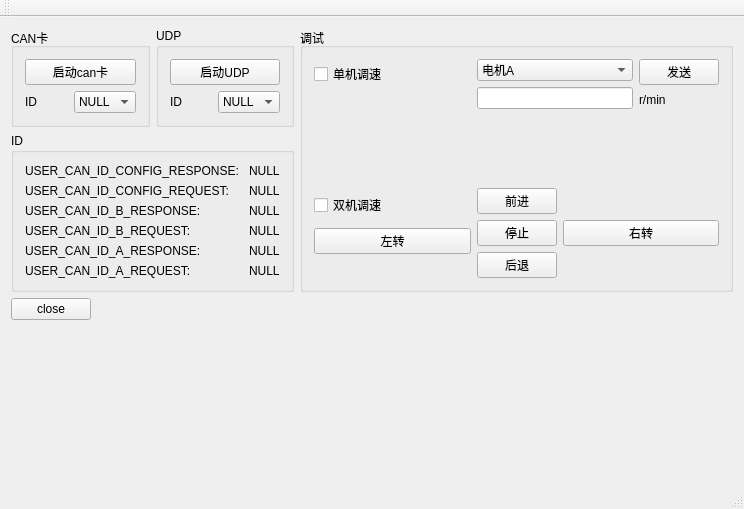
<?xml version="1.0" encoding="UTF-8"?>
<ui version="4.0">
 <class>TheMainForm</class>
 <widget class="QMainWindow" name="TheMainForm">
  <property name="geometry">
   <rect>
    <x>0</x>
    <y>0</y>
    <width>744</width>
    <height>509</height>
   </rect>
  </property>
  <property name="windowTitle">
   <string>TheMainForm</string>
  </property>
  <widget class="QWidget" name="centralWidget">
   <layout class="QVBoxLayout" name="verticalLayout_35">
    <item>
     <layout class="QVBoxLayout" name="verticalLayout_34">
      <item>
       <layout class="QVBoxLayout" name="verticalLayout_33">
        <item>
         <layout class="QHBoxLayout" name="horizontalLayout_16">
          <item>
           <layout class="QVBoxLayout" name="verticalLayout_5">
            <item>
             <layout class="QHBoxLayout" name="horizontalLayout_3">
              <item>
               <widget class="QGroupBox" name="groupBox">
                <property name="title">
                 <string>CAN卡</string>
                </property>
                <layout class="QVBoxLayout" name="verticalLayout_4">
                 <item>
                  <layout class="QVBoxLayout" name="verticalLayout_2">
                   <item>
                    <widget class="QPushButton" name="pushButton_Start_can">
                     <property name="text">
                      <string>启动can卡</string>
                     </property>
                    </widget>
                   </item>
                   <item>
                    <layout class="QHBoxLayout" name="horizontalLayout_2">
                     <item>
                      <widget class="QLabel" name="label_2">
                       <property name="text">
                        <string>ID</string>
                       </property>
                      </widget>
                     </item>
                     <item>
                      <widget class="QComboBox" name="comboBox_can_id">
                       <property name="currentIndex">
                        <number>3</number>
                       </property>
                       <item>
                        <property name="text">
                         <string>ID_A</string>
                        </property>
                       </item>
                       <item>
                        <property name="text">
                         <string>ID_B</string>
                        </property>
                       </item>
                       <item>
                        <property name="text">
                         <string>配置</string>
                        </property>
                       </item>
                       <item>
                        <property name="text">
                         <string>NULL</string>
                        </property>
                       </item>
                      </widget>
                     </item>
                    </layout>
                   </item>
                  </layout>
                 </item>
                </layout>
               </widget>
              </item>
              <item>
               <widget class="QGroupBox" name="groupBox_2">
                <property name="title">
                 <string>UDP</string>
                </property>
                <layout class="QVBoxLayout" name="verticalLayout_3">
                 <item>
                  <layout class="QVBoxLayout" name="verticalLayout">
                   <item>
                    <widget class="QPushButton" name="pushButton_start_udp">
                     <property name="text">
                      <string>启动UDP</string>
                     </property>
                    </widget>
                   </item>
                   <item>
                    <layout class="QHBoxLayout" name="horizontalLayout">
                     <item>
                      <widget class="QLabel" name="label">
                       <property name="text">
                        <string>ID</string>
                       </property>
                      </widget>
                     </item>
                     <item>
                      <widget class="QComboBox" name="comboBox_udp_id">
                       <property name="currentIndex">
                        <number>3</number>
                       </property>
                       <item>
                        <property name="text">
                         <string>ID_A</string>
                        </property>
                       </item>
                       <item>
                        <property name="text">
                         <string>ID_B</string>
                        </property>
                       </item>
                       <item>
                        <property name="text">
                         <string>配置</string>
                        </property>
                       </item>
                       <item>
                        <property name="text">
                         <string>NULL</string>
                        </property>
                       </item>
                      </widget>
                     </item>
                    </layout>
                   </item>
                  </layout>
                 </item>
                </layout>
               </widget>
              </item>
             </layout>
            </item>
            <item>
             <widget class="QGroupBox" name="groupBox_4">
              <property name="title">
               <string>ID</string>
              </property>
              <layout class="QVBoxLayout" name="verticalLayout_8">
               <item>
                <layout class="QHBoxLayout" name="horizontalLayout_5">
                 <item>
                  <layout class="QVBoxLayout" name="verticalLayout_7">
                   <item>
                    <widget class="QLabel" name="label_3">
                     <property name="text">
                      <string>USER_CAN_ID_CONFIG_RESPONSE: </string>
                     </property>
                    </widget>
                   </item>
                   <item>
                    <widget class="QLabel" name="label_4">
                     <property name="text">
                      <string>USER_CAN_ID_CONFIG_REQUEST:</string>
                     </property>
                    </widget>
                   </item>
                   <item>
                    <widget class="QLabel" name="label_5">
                     <property name="text">
                      <string>USER_CAN_ID_B_RESPONSE: </string>
                     </property>
                    </widget>
                   </item>
                   <item>
                    <widget class="QLabel" name="label_6">
                     <property name="text">
                      <string>USER_CAN_ID_B_REQUEST: </string>
                     </property>
                    </widget>
                   </item>
                   <item>
                    <widget class="QLabel" name="label_7">
                     <property name="text">
                      <string>USER_CAN_ID_A_RESPONSE: </string>
                     </property>
                    </widget>
                   </item>
                   <item>
                    <widget class="QLabel" name="label_8">
                     <property name="text">
                      <string>USER_CAN_ID_A_REQUEST: </string>
                     </property>
                    </widget>
                   </item>
                  </layout>
                 </item>
                 <item>
                  <layout class="QVBoxLayout" name="verticalLayout_6">
                   <item>
                    <widget class="QLabel" name="label_config_response">
                     <property name="text">
                      <string>NULL</string>
                     </property>
                    </widget>
                   </item>
                   <item>
                    <widget class="QLabel" name="label_config_request">
                     <property name="text">
                      <string>NULL</string>
                     </property>
                    </widget>
                   </item>
                   <item>
                    <widget class="QLabel" name="label_B_response">
                     <property name="text">
                      <string>NULL</string>
                     </property>
                    </widget>
                   </item>
                   <item>
                    <widget class="QLabel" name="label_B_request">
                     <property name="text">
                      <string>NULL</string>
                     </property>
                    </widget>
                   </item>
                   <item>
                    <widget class="QLabel" name="label_A_response">
                     <property name="text">
                      <string>NULL</string>
                     </property>
                    </widget>
                   </item>
                   <item>
                    <widget class="QLabel" name="label_A_request">
                     <property name="text">
                      <string>NULL</string>
                     </property>
                    </widget>
                   </item>
                  </layout>
                 </item>
                </layout>
               </item>
              </layout>
             </widget>
            </item>
           </layout>
          </item>
          <item>
           <widget class="QGroupBox" name="groupBox_3">
            <property name="title">
             <string>调试</string>
            </property>
            <layout class="QVBoxLayout" name="verticalLayout_32">
             <item>
              <layout class="QVBoxLayout" name="verticalLayout_31">
               <item>
                <layout class="QHBoxLayout" name="horizontalLayout_14">
                 <item>
                  <layout class="QHBoxLayout" name="horizontalLayout_13">
                   <item>
                    <layout class="QVBoxLayout" name="verticalLayout_27">
                     <item>
                      <widget class="QCheckBox" name="checkBox_oneDriver">
                       <property name="text">
                        <string>单机调速</string>
                       </property>
                      </widget>
                     </item>
                     <item>
                      <spacer name="horizontalSpacer">
                       <property name="orientation">
                        <enum>Qt::Horizontal</enum>
                       </property>
                       <property name="sizeHint" stdset="0">
                        <size>
                         <width>40</width>
                         <height>20</height>
                        </size>
                       </property>
                      </spacer>
                     </item>
                    </layout>
                   </item>
                   <item>
                    <layout class="QVBoxLayout" name="verticalLayout_26">
                     <item>
                      <widget class="QComboBox" name="comboBox_A_B">
                       <item>
                        <property name="text">
                         <string>电机A</string>
                        </property>
                       </item>
                       <item>
                        <property name="text">
                         <string>电机B</string>
                        </property>
                       </item>
                      </widget>
                     </item>
                     <item>
                      <widget class="QLineEdit" name="lineEdit_vate"/>
                     </item>
                    </layout>
                   </item>
                  </layout>
                 </item>
                 <item>
                  <layout class="QVBoxLayout" name="verticalLayout_25">
                   <item>
                    <widget class="QPushButton" name="pushButton_send_vate">
                     <property name="text">
                      <string>发送</string>
                     </property>
                    </widget>
                   </item>
                   <item>
                    <widget class="QLabel" name="label_25">
                     <property name="text">
                      <string>r/min</string>
                     </property>
                    </widget>
                   </item>
                  </layout>
                 </item>
                </layout>
               </item>
               <item>
                <spacer name="verticalSpacer">
                 <property name="orientation">
                  <enum>Qt::Vertical</enum>
                 </property>
                 <property name="sizeHint" stdset="0">
                  <size>
                   <width>20</width>
                   <height>28</height>
                  </size>
                 </property>
                </spacer>
               </item>
               <item>
                <layout class="QHBoxLayout" name="horizontalLayout_15">
                 <item>
                  <layout class="QVBoxLayout" name="verticalLayout_30">
                   <item>
                    <widget class="QCheckBox" name="checkBox_doubleDriver">
                     <property name="minimumSize">
                      <size>
                       <width>0</width>
                       <height>30</height>
                      </size>
                     </property>
                     <property name="text">
                      <string>双机调速</string>
                     </property>
                    </widget>
                   </item>
                   <item>
                    <widget class="QPushButton" name="pushButton_A">
                     <property name="text">
                      <string>左转</string>
                     </property>
                    </widget>
                   </item>
                   <item>
                    <spacer name="horizontalSpacer_3">
                     <property name="orientation">
                      <enum>Qt::Horizontal</enum>
                     </property>
                     <property name="sizeHint" stdset="0">
                      <size>
                       <width>88</width>
                       <height>20</height>
                      </size>
                     </property>
                    </spacer>
                   </item>
                  </layout>
                 </item>
                 <item>
                  <layout class="QVBoxLayout" name="verticalLayout_29">
                   <item>
                    <widget class="QPushButton" name="pushButton_W">
                     <property name="text">
                      <string>前进</string>
                     </property>
                    </widget>
                   </item>
                   <item>
                    <widget class="QPushButton" name="pushButton_Stop">
                     <property name="text">
                      <string>停止</string>
                     </property>
                    </widget>
                   </item>
                   <item>
                    <widget class="QPushButton" name="pushButton_S">
                     <property name="text">
                      <string>后退</string>
                     </property>
                    </widget>
                   </item>
                  </layout>
                 </item>
                 <item>
                  <layout class="QVBoxLayout" name="verticalLayout_28">
                   <item>
                    <spacer name="horizontalSpacer_2">
                     <property name="orientation">
                      <enum>Qt::Horizontal</enum>
                     </property>
                     <property name="sizeHint" stdset="0">
                      <size>
                       <width>88</width>
                       <height>20</height>
                      </size>
                     </property>
                    </spacer>
                   </item>
                   <item>
                    <widget class="QPushButton" name="pushButton_D">
                     <property name="text">
                      <string>右转</string>
                     </property>
                    </widget>
                   </item>
                   <item>
                    <spacer name="horizontalSpacer_4">
                     <property name="orientation">
                      <enum>Qt::Horizontal</enum>
                     </property>
                     <property name="sizeHint" stdset="0">
                      <size>
                       <width>88</width>
                       <height>20</height>
                      </size>
                     </property>
                    </spacer>
                   </item>
                  </layout>
                 </item>
                </layout>
               </item>
              </layout>
             </item>
            </layout>
           </widget>
          </item>
         </layout>
        </item>
        <item>
         <layout class="QHBoxLayout" name="horizontalLayout_17">
          <item>
           <widget class="QPushButton" name="pushButton_close">
            <property name="text">
             <string>close</string>
            </property>
           </widget>
          </item>
          <item>
           <spacer name="horizontalSpacer_5">
            <property name="orientation">
             <enum>Qt::Horizontal</enum>
            </property>
            <property name="sizeHint" stdset="0">
             <size>
              <width>568</width>
              <height>20</height>
             </size>
            </property>
           </spacer>
          </item>
         </layout>
        </item>
       </layout>
      </item>
      <item>
       <layout class="QHBoxLayout" name="horizontalLayout_18">
        <item>
         <spacer name="verticalSpacer_2">
          <property name="orientation">
           <enum>Qt::Vertical</enum>
          </property>
          <property name="sizeHint" stdset="0">
           <size>
            <width>20</width>
            <height>40</height>
           </size>
          </property>
         </spacer>
        </item>
        <item>
         <spacer name="verticalSpacer_7">
          <property name="orientation">
           <enum>Qt::Vertical</enum>
          </property>
          <property name="sizeHint" stdset="0">
           <size>
            <width>20</width>
            <height>40</height>
           </size>
          </property>
         </spacer>
        </item>
       </layout>
      </item>
     </layout>
    </item>
   </layout>
  </widget>
  <widget class="QMenuBar" name="menuBar">
   <property name="geometry">
    <rect>
     <x>0</x>
     <y>0</y>
     <width>744</width>
     <height>26</height>
    </rect>
   </property>
  </widget>
  <widget class="QToolBar" name="mainToolBar">
   <attribute name="toolBarArea">
    <enum>TopToolBarArea</enum>
   </attribute>
   <attribute name="toolBarBreak">
    <bool>false</bool>
   </attribute>
  </widget>
  <widget class="QStatusBar" name="statusBar"/>
 </widget>
 <layoutdefault spacing="6" margin="11"/>
 <resources/>
 <connections/>
</ui>
